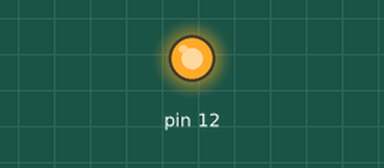
A sketch run on a simulated Arduino Uno, built with avr-gcc and run on an emulated ATmega328P. Shown: output pins drawn as LEDs (lit = HIGH).

Above: at 1.5 s.
At 39.5 s:
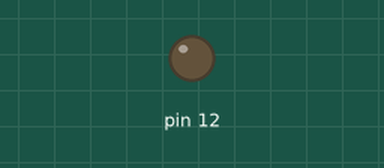
Timing chart, 0 to 41.6 s (numbered marks = the images above):
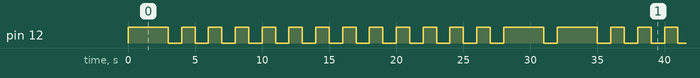

The sketch:

Blink_name.ino
```cpp
// the setup function runs once when you press reset or power the board
void setup()
{
  // initialize digital pin 12 as an output.
  pinMode(12, OUTPUT);
}
void dot()           //when the dot function is called then there is delay of only one second in both glowing and fading
{
  digitalWrite(12, HIGH);     //led glows
  delay(1000);
  digitalWrite(12, LOW);      //led fades
  delay(1000);
}

void dash()             //when the dash function is called then the led glows for 3 seconds and fades out for one second.
{
  digitalWrite(12, HIGH);        //led glows
  delay(3000);
  digitalWrite(12, LOW);            //led fades
  delay(1000);
}

void char_a()
{
   dot();
   dash();
}

void char_b()
{
  dash();
  dot();
  dot();
  dot();
}
void char_c()
{
  dash();
  dot();
  dash();
  dot();
}

// the loop function runs over and over again forever
void loop() {
  // This is the morse code for my name 'Disha'
  //for character d
  dash();
  dot();
  dot();
  //for character I
  dot();
  dot();
  //for character S
  dot();
  dot();
  dot();
  //for character H
  dot();
  dot();
  dot();
  dot();
  //for character A
  dot();
  dash();
}
```

Measured:
- by itself, pin 12: repeats every 32.0 s: 12 × (LOW 1.0 s, HIGH 1.0 s), LOW 1.0 s, HIGH 3.0 s, LOW 1.0 s, HIGH 3.0 s
- by itself, everything shown: repeats every 32.0 s, in 28 steps
